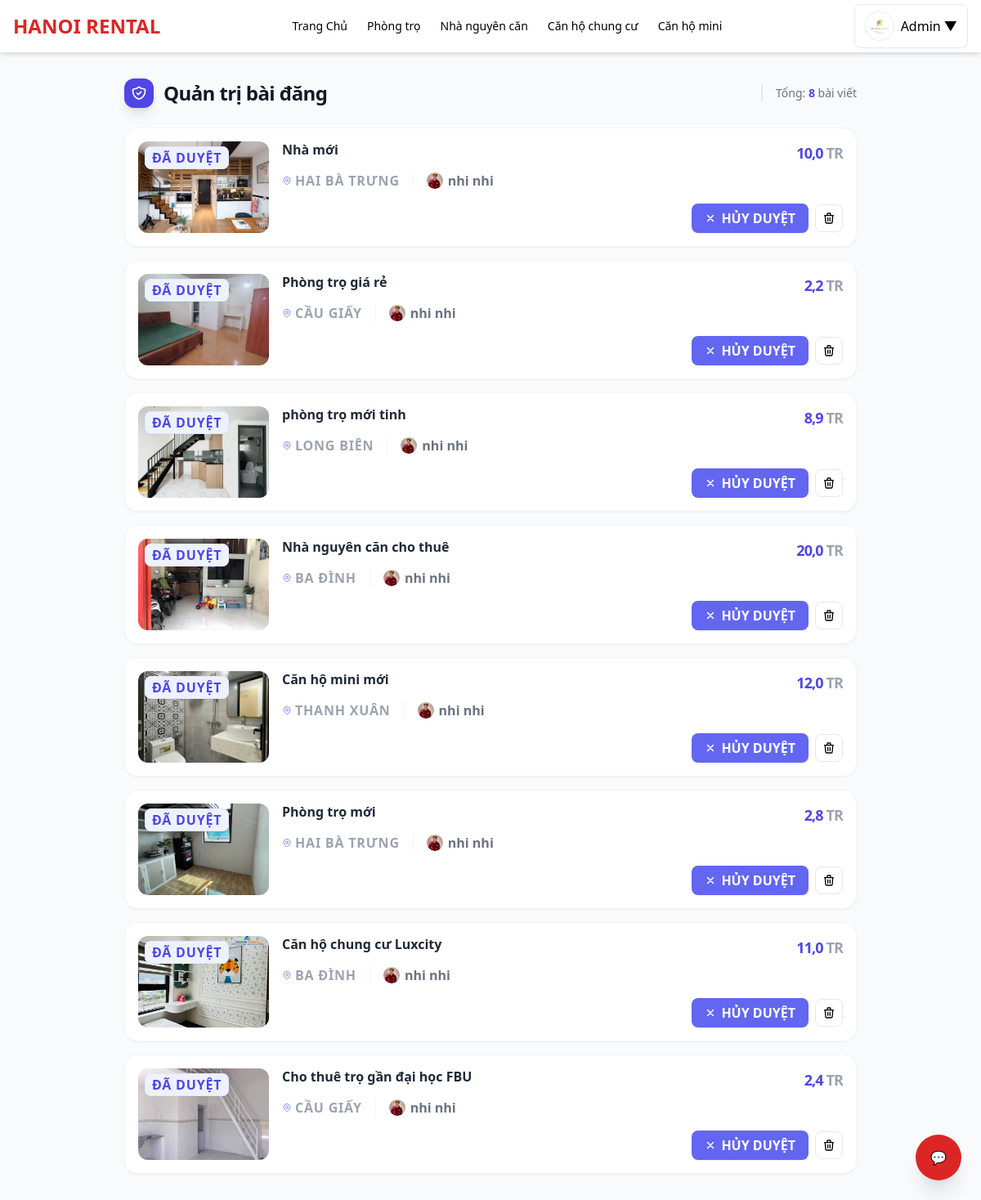
The page /admin/manage_posts.php (signed in) on the database as committed earlier.
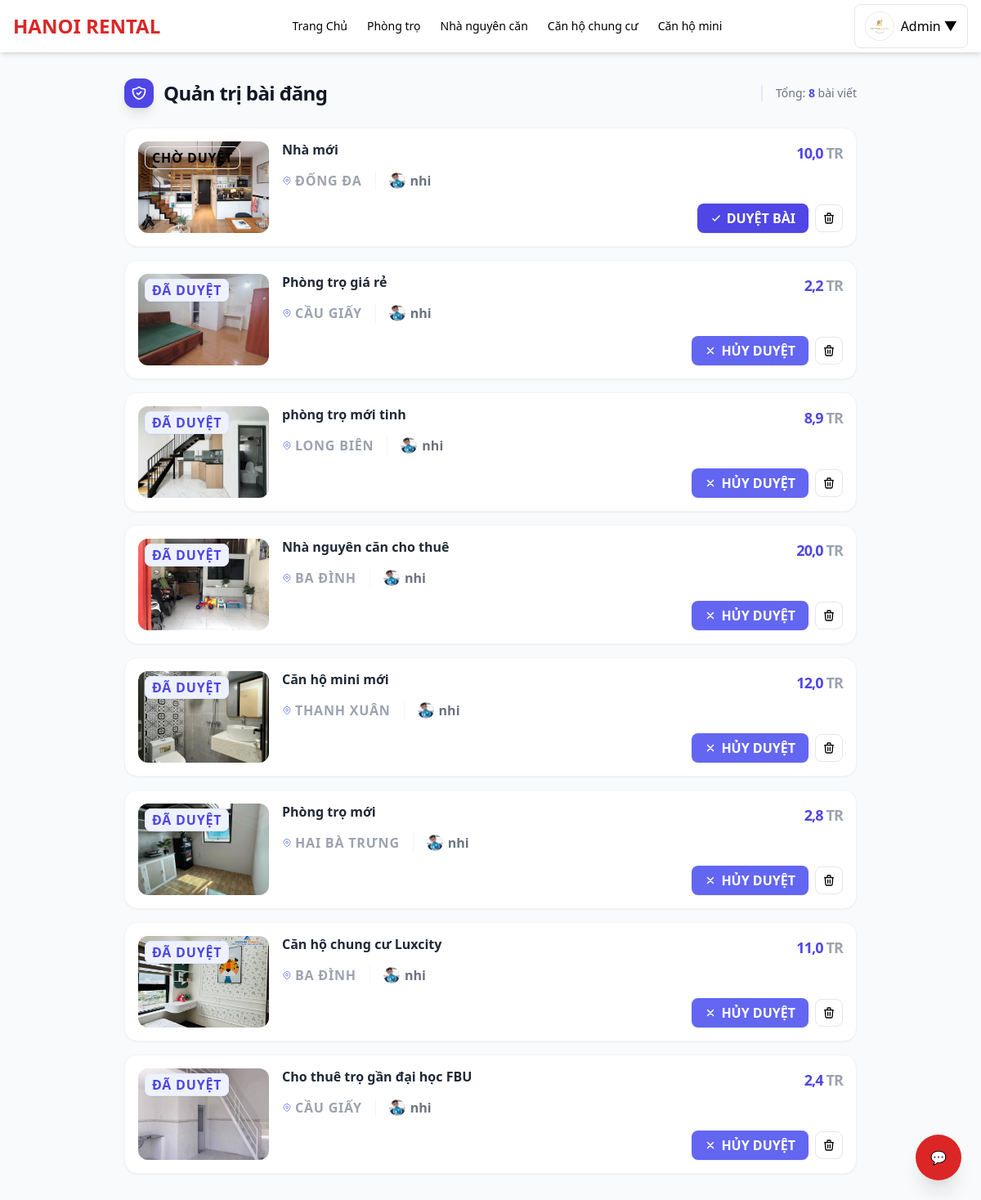
The same page on the database as committed later.
### tables this page shows
CREATE TABLE `posts` (
  `id` int(11) NOT NULL,
  `user_id` int(11) NOT NULL,
  `status` enum('pending','approved','rejected') DEFAULT 'pending',
  `reviewed_by` int(11) DEFAULT NULL,
  `reviewed_at` timestamp NULL DEFAULT NULL,
  `title` varchar(255) DEFAULT NULL,
  `image` varchar(255) DEFAULT NULL,
  `type` varchar(50) DEFAULT NULL,
  `khu_vuc` varchar(255) DEFAULT NULL,
  `price` varchar(50) DEFAULT NULL,
  `phone` varchar(20) DEFAULT NULL,
  `zalo` varchar(20) DEFAULT NULL,
  `description` text DEFAULT NULL,
  `status_rent` tinyint(4) DEFAULT 0,
  `created_at` timestamp NOT NULL DEFAULT current_timestamp(),
  `category` varchar(50) NOT NULL DEFAULT 'phongtro'
);

CREATE TABLE `users` (
  `id` int(11) NOT NULL,
  `name` varchar(255) DEFAULT NULL,
  `email` varchar(255) DEFAULT NULL,
  `password` varchar(255) DEFAULT NULL,
  `phone` varchar(20) DEFAULT NULL,
  `zalo` varchar(20) DEFAULT NULL,
  `avatar` varchar(255) DEFAULT NULL,
  `role` enum('admin','landlord','renter') DEFAULT 'renter',
  `status` varchar(20) DEFAULT 'active',
  `is_admin` tinyint(4) DEFAULT 0,
  `created_at` timestamp NOT NULL DEFAULT current_timestamp()
);

### functions.php (called while the page is built, shortened)
<?php
if (!function_exists("currentUser")) {
    function currentUser() {
        return $_SESSION['user'] ?? null;
    }
}
if (!function_exists("isLandlord")) {
    function isLandlord() {
        $u = currentUser();
        return $u && ($u['role'] ?? '') === 'landlord';
    }
}

### admin/manage_posts.php (the view, shortened to what this page needs)
<?php
require __DIR__ . '/../header.php';
require __DIR__ . '/../functions.php';
require __DIR__ . '/../db.php';
$stmt = $pdo->query("
    SELECT p.*,
        (SELECT filename FROM post_images WHERE post_id = p.id LIMIT 1) AS filename,
        u.name AS owner_name, u.avatar AS owner_avatar
    FROM posts p
    LEFT JOIN users u ON u.id = p.user_id
    ORDER BY p.created_at DESC
");
$posts = $stmt->fetchAll();
?>
<div class="min-h-screen bg-gray-50/50 py-8 px-4 font-sans">
    <main class="max-w-4xl mx-auto">
        <div class="flex items-center justify-between mb-6">
            <div>
                <h2 class="text-2xl font-black text-gray-900 tracking-tight flex items-center gap-3">
                    <span class="p-2 bg-indigo-600 rounded-xl shadow-lg shadow-indigo-200 text-white">
                    </span>
                    Quản trị bài đăng
                </h2>
            </div>
            <p class="text-gray-500 text-sm font-medium border-l-2 border-indigo-100 pl-4 hidden sm:block">
                Tổng: <span class="text-indigo-600 font-bold"><?= count($posts) ?></span> bài viết
            </p>
        </div>
        <?php if (!$posts): ?>
            <div class="bg-white rounded-[1.5rem] p-16 text-center border-2 border-dashed border-gray-100">
                <p class="text-gray-400 font-bold">Danh sách trống.</p>
            </div>
        <?php else: ?>
            <div class="grid grid-cols-1 gap-4">
                <?php foreach ($posts as $p):
                    $img = $p['filename'] ? '../uploads/' . $p['filename'] : '../uploads/no-image.png';
                    $statusConfig = [
                        'approved' => ['label' => 'Đã duyệt', 'css' => 'text-indigo-600 bg-indigo-50 border-indigo-100'],
                        'pending'  => ['label' => 'Chờ duyệt', 'css' => 'text-amber-600 bg-amber-50 border-amber-100'],
                        'rejected' => ['label' => 'Từ chối', 'css' => 'text-rose-600 bg-rose-50 border-rose-100']
                    ];
                    $cfg = $statusConfig[$p['status']] ?? ['label' => $p['status'], 'css' => 'bg-gray-50 text-gray-500'];
                ?>
                <div class="bg-white rounded-2xl p-3 sm:p-4 flex flex-col sm:flex-row gap-4 border border-gray-100 shadow-sm hover:shadow-md transition-all duration-300 group relative">
                    <div class="relative shrink-0 overflow-hidden rounded-xl w-full sm:w-40 h-28 bg-gray-50">
                        <img src="<?= $img ?>" class="w-full h-full object-cover group-hover:scale-105 transition-transform duration-500" onerror="this.src='../uploads/no-image.png'">
                        <div class="absolute top-2 left-2">
                             <span class="px-2 py-0.5 rounded-lg text-[9px] font-bold border shadow-sm uppercase tracking-wider <?= $cfg['css'] ?>">
                                <?= $cfg['label'] ?>
                             </span>
                        </div>
                    </div>
                    <div class="flex-1 flex flex-col justify-between">
                        <div>
                            <div class="flex justify-between items-start gap-2">
                                <h3 class="text-base font-bold text-gray-800 leading-tight line-clamp-1 group-hover:text-indigo-600">
                                    <a href="../view_post.php?id=<?= $p['id'] ?>">
                                        <?= htmlspecialchars($p['title']) ?>
                                    </a>
                                </h3>
                                <p class="text-lg font-black text-indigo-600 shrink-0 tracking-tighter">
                                    <?= number_format($p['price'], 1, ',', '.') ?>
                                    <span class="text-[9px] font-bold text-gray-400 uppercase">tr</span>
                                </p>
                            </div>
                            <div class="flex items-center gap-4 mt-2">
                                <div class="flex items-center gap-1 text-gray-400 text-[10px] font-bold uppercase tracking-wider">
                                    <?= htmlspecialchars($p['khu_vuc'] ?? '---') ?>
                                </div>
                                <div class="flex items-center gap-1.5 border-l border-gray-100 pl-4">
                                    <img src="../uploads/<?= $p['owner_avatar'] ?: 'default-avatar.png' ?>" class="w-5 h-5 rounded-full object-cover grayscale group-hover:grayscale-0 transition-all">
                                    <span class="text-[10px] font-semibold text-gray-500"><?= htmlspecialchars($p['owner_name'] ?? 'Guest') ?></span>
                                </div>
                            </div>
                        </div>
                        <div class="mt-4 flex items-center justify-end gap-2">
                            <?php if ($p['status'] !== 'approved'): ?>
                                <a href="approve.php?id=<?= $p['id'] ?>&action=approve"
                                   class="flex items-center gap-1.5 px-4 py-1.5 bg-indigo-600 text-white text-[10px] font-bold rounded-lg hover:bg-indigo-700 transition-all active:scale-95 uppercase shadow-sm shadow-indigo-100">
                                    <svg class="w-3.5 h-3.5" fill="none" stroke="currentColor" viewBox="0 0 24 24"><path stroke-linecap="round" stroke-linejoin="round" stroke-width="2.5" d="M5 13l4 4L19 7"/></svg>
                                    Duyệt bài
                                </a>
                            <?php else: ?>
                                <a href="approve.php?id=<?= $p['id'] ?>&action=reject"
                                   class="flex items-center gap-1.5 px-4 py-1.5 bg-indigo-500 text-white text-[10px] font-bold rounded-lg hover:bg-indigo-600 transition-all active:scale-95 uppercase shadow-sm">
                                    <svg class="w-3.5 h-3.5" fill="none" stroke="currentColor" viewBox="0 0 24 24"><path stroke-linecap="round" stroke-linejoin="round" stroke-width="2.5" d="M6 18L18 6M6 6l12 12"/></svg>
                                    Hủy duyệt
                                </a>
                            <?php endif; ?>
                            <a href="delete_post_admin.php?id=<?= $p['id'] ?>"
                               onclick="return confirm('⚠️ Xóa bài viết này?')"
                               class="flex items-center justify-center p-2 bg-rose-50 text-rose-500 rounded-lg hover:bg-rose-500 hover:text-white transition-all border border-rose-100"
                               title="Xóa bài">
                                <svg class="w-4 h-4" fill="none" stroke="currentColor" viewBox="0 0 24 24"><path stroke-linecap="round" stroke-linejoin="round" stroke-width="2" d="M19 7l-.867 12.142A2 2 0 0116.138 21H7.862a2 2 0 01-1.995-1.858L5 7m5 4v6m4-6v6m1-10V4a1 1 0 00-1-1h-4a1 1 0 00-1 1v3M4 7h16"/></svg>
                            </a>
                        </div>
                    </div>
                </div>
                <?php endforeach; ?>
            </div>
        <?php endif; ?>
    </main>
</div>

### header.php (shortened to what this page needs)
<?php
require_once __DIR__ . "/functions.php";
$u = $_SESSION['user'] ?? null;
if ($u && !empty($u['avatar']) && file_exists(__DIR__ . "/uploads/" . $u['avatar'])) {
    $avatar_url = "/hiihi/uploads/" . $u['avatar'];
} else {
    $avatar_url = "https://static.vecteezy.com/system/resources/previews/005/005/788/non_2x/user-icon-in-trendy-flat-style-isolated-on-grey-background-user-symbol-for-your-web-site-design-logo-app-ui-illustration-eps10-free-vector.jpg";
}
$display_name = $u['name'] ?? "Người dùng";
?>
<!doctype html>
<html lang="vi">
<head>
<link href="https://cdn.jsdelivr.net/npm/tailwindcss@2.2.19/dist/tailwind.min.css" rel="stylesheet">
</head>
<body class="bg-gray-50 min-h-screen">
<header class="bg-white shadow-md sticky top-0 z-30">
  <div class="max-w-7xl mx-auto px-4">
    <div class="flex justify-between items-center h-16">
      <a href="/hiihi/index.php" class="text-2xl font-bold text-red-600">
        HANOI RENTAL
      </a>
      <nav class="hidden md:flex space-x-6 text-sm font-medium">
        <a href="/hiihi/index.php" class="hover:text-red-600">Trang Chủ</a>
        <a href="/hiihi/index.php?type=Phòng trọ" class="hover:text-red-600">Phòng trọ</a>
        <a href="/hiihi/index.php?type=Nhà nguyên căn" class="hover:text-red-600">Nhà nguyên căn</a>
        <a href="/hiihi/index.php?type=Căn hộ chung cư" class="hover:text-red-600">Căn hộ chung cư</a>
        <a href="/hiihi/index.php?type=Căn hộ mini" class="hover:text-red-600">Căn hộ mini</a>
      </nav>
      <div class="flex items-center space-x-4">
        <?php if ($u): ?>
          <div class="relative" id="dropdown-root">
            <button id="user-btn"
              class="inline-flex items-center px-3 py-2 bg-white border rounded-lg hover:bg-gray-100">
              <img src="<?= $avatar_url ?>" class="w-9 h-9 rounded-full mr-2 object-cover border">
              <?= htmlspecialchars($display_name) ?> ▼
            </button>
          </div>
        <?php endif; ?>
      </div>
    </div>
  </div>
</header>
<div class="fixed bottom-6 right-6 z-50">
  <button id="chat-toggle"
          class="w-14 h-14 rounded-full bg-red-600 text-white shadow-xl hover:bg-red-700 flex items-center justify-center">
    💬
  </button>
</div>
</body>
</html>

Rows that differ between the two databases and show on the page:
changed posts "Nhà mới": status "ĐÃ DUYỆT" → "CHỜ DUYỆT"; khu_vuc "HAI BÀ TRƯNG" → "ĐỐNG ĐA"; user.avatar: a different picture; user.name "nhi nhi" → "nhi"; status "HỦY DUYỆT" → "DUYỆT BÀI"
changed through a linked row, posts "Phòng trọ giá rẻ": user.avatar: a different picture; user.name "nhi nhi" → "nhi"
changed through a linked row, posts "phòng trọ mới tinh": user.avatar: a different picture; user.name "nhi nhi" → "nhi"
changed through a linked row, posts "Nhà nguyên căn cho thuê": user.avatar: a different picture; user.name "nhi nhi" → "nhi"
changed through a linked row, posts "Căn hộ mini mới": user.avatar: a different picture; user.name "nhi nhi" → "nhi"
changed through a linked row, posts "Phòng trọ mới": user.avatar: a different picture; user.name "nhi nhi" → "nhi"
changed through a linked row, posts "Căn hộ chung cư Luxcity": user.avatar: a different picture; user.name "nhi nhi" → "nhi"
changed posts "Cho thuê trọ gần đại học FBU": user.avatar: a different picture; user.name "nhi nhi" → "nhi"
